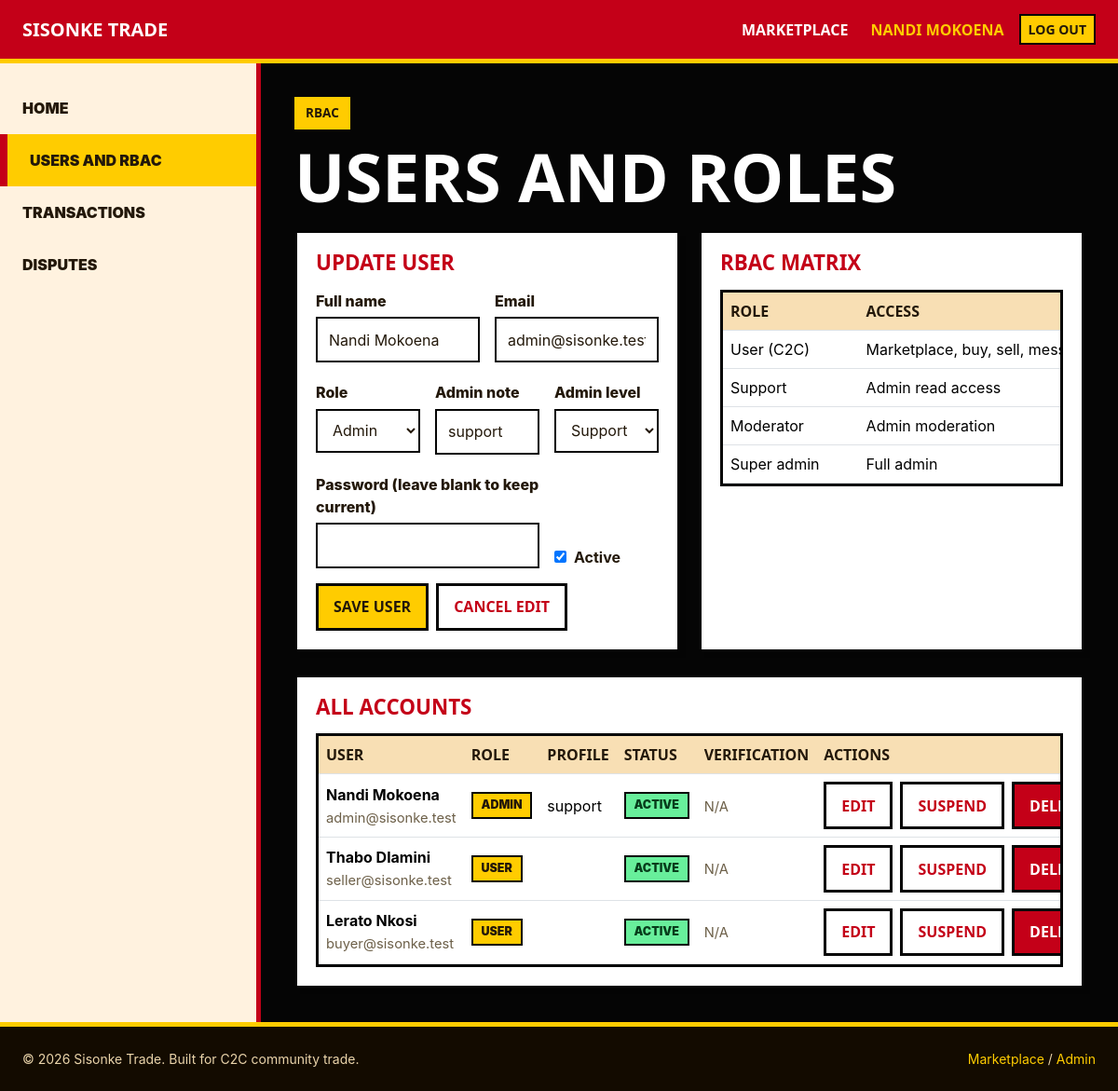
Screenshot of /admin/users.php?edit=1 (signed in) with the database file from the repository.
### tables this page shows
CREATE TABLE IF NOT EXISTS users (
  user_id INT AUTO_INCREMENT PRIMARY KEY,
  email VARCHAR(255) NOT NULL UNIQUE,
  password_hash VARCHAR(255) NOT NULL,
  full_name VARCHAR(120) NOT NULL,
  role ENUM('user','admin') NOT NULL,
  created_at TIMESTAMP NOT NULL DEFAULT CURRENT_TIMESTAMP,
  is_active TINYINT(1) DEFAULT 1
);

### includes/marketplace_service.php (called while the page is built, shortened)
<?php
require_once __DIR__ . '/../config/db.php';
function sisonke_e(mixed $value): string
{
    return htmlspecialchars((string) $value, ENT_QUOTES, 'UTF-8');
}
function sisonke_column_exists(PDO $pdo, string $table, string $column): bool
{
    $stmt = $pdo->prepare(
        'SELECT COUNT(*) FROM information_schema.COLUMNS
         WHERE TABLE_SCHEMA = DATABASE() AND TABLE_NAME = ? AND COLUMN_NAME = ?'
    );
    $stmt->execute([$table, $column]);
    return (int) $stmt->fetchColumn() > 0;
}
function sisonke_bootstrap_marketplace_schema(PDO $pdo): void
{
    $pdo->exec(
        "CREATE TABLE IF NOT EXISTS disputes (
            dispute_id INT AUTO_INCREMENT PRIMARY KEY,
            participant_id INT NULL,
            campaign_id INT NULL,
            buyer_id INT NULL,
            seller_id INT NULL,
            reason VARCHAR(255) NOT NULL,
            details TEXT NULL,
            status ENUM('open','reviewing','resolved','rejected') DEFAULT 'open',
            resolution_note TEXT NULL,
            created_at TIMESTAMP NOT NULL DEFAULT CURRENT_TIMESTAMP,
            resolved_at TIMESTAMP NULL DEFAULT NULL,
            INDEX (participant_id),
            INDEX (campaign_id),
            INDEX (buyer_id),
            INDEX (seller_id),
            CONSTRAINT disputes_participant_fk FOREIGN KEY (participant_id)
                REFERENCES campaign_participants (participant_id) ON DELETE SET NULL,
            CONSTRAINT disputes_campaign_fk FOREIGN KEY (campaign_id)
                REFERENCES group_buy_campaigns (campaign_id) ON DELETE SET NULL,
            CONSTRAINT disputes_buyer_fk FOREIGN KEY (buyer_id)
                REFERENCES buyers (buyer_id) ON DELETE SET NULL,
            CONSTRAINT disputes_seller_fk FOREIGN KEY (seller_id)
                REFERENCES sellers (seller_id) ON DELETE SET NULL
        ) ENGINE=InnoDB DEFAULT CHARSET=utf8mb4 COLLATE=utf8mb4_unicode_ci"
    );
    if (!sisonke_column_exists($pdo, 'group_buy_campaigns', 'discount_enabled')) {
        $pdo->exec('ALTER TABLE group_buy_campaigns ADD COLUMN discount_enabled TINYINT(1) NOT NULL DEFAULT 0 AFTER campaign_price');
        $pdo->exec("ALTER TABLE group_buy_campaigns ADD COLUMN discount_type ENUM('percent','fixed') NULL AFTER discount_enabled");
        $pdo->exec('ALTER TABLE group_buy_campaigns ADD COLUMN discount_value DECIMAL(10,2) NULL AFTER discount_type');
        $pdo->exec('ALTER TABLE group_buy_campaigns ADD COLUMN sale_price DECIMAL(10,2) NULL AFTER discount_value');
    }
}
function sisonke_admin_permissions(PDO $pdo, int $adminId): array
{
    $stmt = $pdo->prepare(
        'SELECT permission_level, can_resolve_disputes, can_manage_users
         FROM admins WHERE admin_id = ? LIMIT 1'
    );
    $stmt->execute([$adminId]);
    $row = $stmt->fetch();
    if (!$row) {
        return [
            'permission_level' => 'super_admin',
            'can_resolve_disputes' => true,
            'can_manage_users' => true,
        ];
    }
    return [
        'permission_level' => (string) $row['permission_level'],
        'can_resolve_disputes' => (bool) $row['can_resolve_disputes'],
        'can_manage_users' => (bool) $row['can_manage_users'],
    ];
}
function sisonke_fetch_admin_users(PDO $pdo): array
{
    $stmt = $pdo->query(
        "SELECT
            u.user_id,
            u.email,
            u.full_name,
            u.role,
            u.is_active,
            u.created_at,
            b.delivery_address,
            s.business_name,
            s.verification_status,
            a.permission_level,
            a.can_resolve_disputes,
            a.can_manage_users
         FROM users u
         LEFT JOIN buyers b ON b.buyer_id = u.user_id
         LEFT JOIN sellers s ON s.seller_id = u.user_id
         LEFT JOIN admins a ON a.admin_id = u.user_id
         ORDER BY u.created_at DESC"
    );
    return $stmt->fetchAll();
}
sisonke_bootstrap_marketplace_schema($pdo);

### admin/users.php (the view, shortened to what this page needs)
<?php
require_once dirname(__DIR__) . '/includes/auth_check.php';
require_once dirname(__DIR__) . '/includes/marketplace_service.php';
$currentAdminId = (int) $_SESSION['user_id'];
$permissions = sisonke_admin_permissions($pdo, $currentAdminId);
$users = sisonke_fetch_admin_users($pdo);
$editId = isset($_GET['edit']) ? (int) $_GET['edit'] : 0;
$editing = null;
foreach ($users as $user) {
    if ((int) $user['user_id'] === $editId) {
        $editing = $user;
        break;
    }
}
$profileValue = '';
if ($editing) {
    if ((string) $editing['role'] === 'admin') {
        $profileValue = (string) ($editing['permission_level'] ?? 'support');
    } else {
        $profileValue = (string) (($editing['business_name'] ?? '') !== ''
            ? $editing['business_name']
            : ($editing['delivery_address'] ?? ''));
    }
}
require_once dirname(__DIR__) . '/includes/header.php';
?>
<div class="admin-shell">
    <?php require dirname(__DIR__) . '/includes/admin_sidebar.php'; ?>
    <section class="admin-content">
        <span class="st-kicker">RBAC</span>
        <h1 class="st-title mb-4">Users and roles</h1>
        <div class="st-grid st-grid-2">
            <article class="st-card">
                <div class="st-card-body">
                    <h2 class="st-card-title mb-3"><?= $editing ? 'Update user' : 'Create user' ?></h2>
                    <form method="post" action="<?= sisonke_e(SISONKE_BASE_URL) ?>/admin/users.php">
                        <div class="row g-3">
                            <div class="col-md-6">
                                <label class="st-label" for="full_name">Full name</label>
                                <input class="st-form-control" id="full_name" name="full_name" maxlength="120" required value="<?= sisonke_e($editing['full_name'] ?? '') ?>" <?= !$permissions['can_manage_users'] ? 'disabled' : '' ?>>
                            </div>
                            <div class="col-md-6">
                                <label class="st-label" for="email">Email</label>
                                <input class="st-form-control" id="email" type="email" name="email" maxlength="255" required value="<?= sisonke_e($editing['email'] ?? '') ?>" <?= !$permissions['can_manage_users'] ? 'disabled' : '' ?>>
                            </div>
                        </div>
                        <div class="row g-3 mt-1">
                            <div class="col-md-4">
                                <label class="st-label" for="role">Role</label>
                                <select class="st-select js-role-select" id="role" name="role" <?= !$permissions['can_manage_users'] ? 'disabled' : '' ?>>
                                    <?php foreach (['user', 'admin'] as $role): ?>
                                        <option value="<?= $role ?>" <?= (($editing['role'] ?? 'user') === $role) ? 'selected' : '' ?>><?= ucfirst($role) ?></option>
                                    <?php endforeach; ?>
                                </select>
                            </div>
                            <div class="col-md-4">
                                <label class="st-label" for="profile_value">Business / delivery</label>
                                <input class="st-form-control" id="profile_value" name="profile_value" value="<?= sisonke_e($profileValue) ?>" <?= !$permissions['can_manage_users'] ? 'disabled' : '' ?>>
                            </div>
                            <div class="col-md-4">
                                <label class="st-label" for="permission_level">Admin level</label>
                                <select class="st-select" id="permission_level" name="permission_level" <?= !$permissions['can_manage_users'] ? 'disabled' : '' ?>>
                                    <?php foreach (['super_admin', 'moderator', 'support'] as $level): ?>
                                        <option value="<?= $level ?>" <?= (($editing['permission_level'] ?? 'support') === $level) ? 'selected' : '' ?>><?= str_replace('_', ' ', ucfirst($level)) ?></option>
                                    <?php endforeach; ?>
                                </select>
                            </div>
                        </div>
                        <div class="row g-3 mt-1">
                            <div class="col-md-8">
                                <label class="st-label" for="password">Password <?= $editing ? '(leave blank to keep current)' : '' ?></label>
                                <input class="st-form-control" id="password" type="password" name="password" minlength="6" <?= $editing ? '' : 'required' ?> <?= !$permissions['can_manage_users'] ? 'disabled' : '' ?>>
                            </div>
                            <div class="col-md-4 d-flex align-items-end">
                                <label class="d-flex gap-2 align-items-center fw-bold">
                                    <input type="checkbox" name="is_active" value="1" <?= ((int) ($editing['is_active'] ?? 1) === 1) ? 'checked' : '' ?> <?= !$permissions['can_manage_users'] ? 'disabled' : '' ?>>
                                    Active
                                </label>
                            </div>
                        </div>
                        <div class="d-flex flex-column flex-md-row gap-2 mt-3">
                            <button class="st-btn st-btn-yellow" type="submit" <?= !$permissions['can_manage_users'] ? 'disabled' : '' ?>>Save User</button>
                            <?php if ($editing): ?>
                                <a class="st-btn st-btn-outline" href="<?= sisonke_e(SISONKE_BASE_URL) ?>/admin/users.php">Cancel Edit</a>
                            <?php endif; ?>
                        </div>
                    </form>
                </div>
            </article>
            <article class="st-card">
                <div class="st-card-body">
                    <h2 class="st-card-title mb-3">RBAC matrix</h2>
                    <div class="st-table-wrap">
                        <table class="table align-middle">
                            <thead>
                                <tr>
                                    <th>Role</th>
                                    <th>Access</th>
                                </tr>
                            </thead>
                            <tbody>
                                <tr><td>User (C2C)</td><td>Marketplace, buy, sell, messages</td><td>None</td></tr>
                                <tr><td>Support</td><td>Admin read access</td><td>View queues</td></tr>
                                <tr><td>Moderator</td><td>Admin moderation</td><td>Resolve disputes</td></tr>
                                <tr><td>Super admin</td><td>Full admin</td><td>Manage users and RBAC</td></tr>
                            </tbody>
                        </table>
                    </div>
                </div>
            </article>
        </div>
        <article class="st-card mt-4">
            <div class="st-card-body">
                <h2 class="st-card-title mb-3">All accounts</h2>
                <div class="st-table-wrap">
                    <table class="table table-hover align-middle">
                        <thead>
                            <tr>
                                <th>User</th>
                                <th>Role</th>
                                <th>Profile</th>
                                <th>Status</th>
                                <th>Verification</th>
                                <th>Actions</th>
                            </tr>
                        </thead>
                        <tbody>
                            <?php foreach ($users as $user): ?>
                                <?php
                                $userProfile = (string) ($user['role'] === 'admin'
                                    ? ($user['permission_level'] ?? 'support')
                                    : trim((string) ($user['business_name'] ?? '') . (
                                        !empty($user['business_name']) && !empty($user['delivery_address']) ? ' · ' : ''
                                    ) . (string) ($user['delivery_address'] ?? '')));
                                ?>
                                <tr>
                                    <td>
                                        <strong><?= sisonke_e($user['full_name']) ?></strong><br>
                                        <span class="st-meta"><?= sisonke_e($user['email']) ?></span>
                                    </td>
                                    <td><span class="st-badge"><?= sisonke_e($user['role']) ?></span></td>
                                    <td><?= sisonke_e($userProfile) ?></td>
                                    <td><span class="st-badge <?= (bool) $user['is_active'] ? 'st-badge-green' : 'st-badge-muted' ?>"><?= (bool) $user['is_active'] ? 'active' : 'suspended' ?></span></td>
                                    <td>
                                        <?php if ($user['role'] === 'user' && !empty($user['business_name'])): ?>
                                            <form class="d-flex gap-2" method="post" action="<?= sisonke_e(SISONKE_BASE_URL) ?>/admin/users.php">
                                                <input type="hidden" name="action" value="verify_seller">
                                                <input type="hidden" name="seller_id" value="<?= (int) $user['user_id'] ?>">
                                                <select class="st-select" name="verification_status" <?= !$permissions['can_manage_users'] ? 'disabled' : '' ?>>
                                                    <?php foreach (['pending', 'verified', 'rejected'] as $status): ?>
                                                        <option value="<?= $status ?>" <?= (($user['verification_status'] ?? 'pending') === $status) ? 'selected' : '' ?>><?= ucfirst($status) ?></option>
                                                    <?php endforeach; ?>
                                                </select>
                                                <button class="st-btn st-btn-yellow" type="submit" <?= !$permissions['can_manage_users'] ? 'disabled' : '' ?>>Set</button>
                                            </form>
                                        <?php else: ?>
                                            <span class="st-meta">N/A</span>
                                        <?php endif; ?>
                                    </td>
                                    <td>
                                        <div class="d-flex flex-column flex-lg-row gap-2">
                                            <a class="st-btn st-btn-outline" href="<?= sisonke_e(SISONKE_BASE_URL) ?>/admin/users.php?edit=<?= (int) $user['user_id'] ?>">Edit</a>
                                            <form method="post" action="<?= sisonke_e(SISONKE_BASE_URL) ?>/admin/users.php">
                                                <button class="st-btn st-btn-outline" type="submit" <?= !$permissions['can_manage_users'] ? 'disabled' : '' ?>><?= (bool) $user['is_active'] ? 'Suspend' : 'Activate' ?></button>
                                            </form>
                                            <form method="post" action="<?= sisonke_e(SISONKE_BASE_URL) ?>/admin/users.php" onsubmit="return confirm('Delete this user and related records?');">
                                                <button class="st-btn" type="submit" <?= !$permissions['can_manage_users'] ? 'disabled' : '' ?>>Delete</button>
                                            </form>
                                        </div>
                                    </td>
                                </tr>
                            <?php endforeach; ?>
                        </tbody>
                    </table>
                </div>
            </div>
        </article>
    </section>
</div>
<?php
require_once dirname(__DIR__) . '/includes/footer.php';

### rows the page displays
users: full_name "Nandi Mokoena", email "admin@sisonke.test", role "Admin", is_active "☑", role "ADMIN", userProfile "support", shows "ACTIVE", shows "N/A", shows "SUSPEND"
users: full_name "Thabo Dlamini", email "seller@sisonke.test", role "USER", is_active "ACTIVE", shows "N/A"
users: full_name "Lerato Nkosi", email "buyer@sisonke.test", role "USER", is_active "ACTIVE", shows "N/A"

### other values shown
$link['label'] "MARKETPLACE"
$name !== '' ? $name : ucfirst($role) "NANDI MOKOENA"
sisonke_t('nav_logout') "LOG OUT"
sisonke_e($link['label']) "HOME"
sisonke_e($link['label']) "USERS AND RBAC"
sisonke_e($link['label']) "TRANSACTIONS"
sisonke_e($link['label']) "DISPUTES"
sisonke_t('footer_built') "Built for C2C community trade."
sisonke_t('nav_marketplace') "Marketplace"
sisonke_t('nav_admin') "Admin"
form field permission_level "Support"
